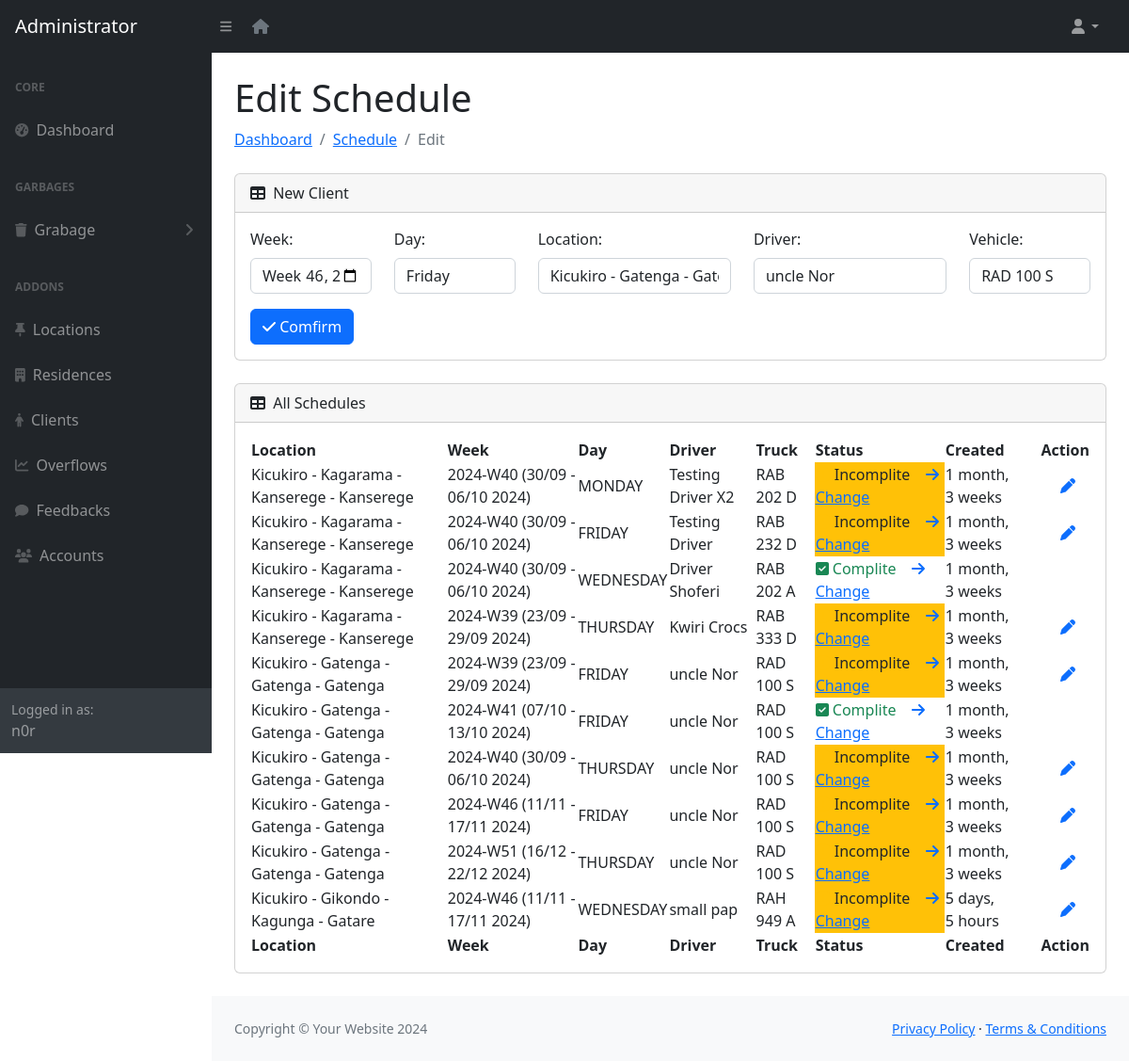
/schedule/edit/8 (signed in), run on the app's committed database.
### app/models.py (models this page shows, shortened)
class User(AbstractUser):
    class Role(models.TextChoices):
        MCOLLECTOR = "MCOLLECTOR", "Money Collector"
        ADMIN = "ADMIN", "Admin"
    role = models.CharField(max_length=50, choices=Role.choices)
    phone_number = models.CharField(validators=[phone_regex], max_length=13, unique=True, null=True)
    groups = models.ManyToManyField(
        'auth.Group',
        related_name='users',
        blank=True,
        help_text='The groups this user belongs to.'
    )
    user_permissions = models.ManyToManyField(
        'auth.Permission',
        related_name='users',
        blank=True,
        help_text='Specific permissions for this user.'
    )

class Schedule(models.Model):
    week = models.CharField(max_length=8)
    day = models.CharField(max_length=20, choices=[('MONDAY', 'Monday'),('TUESDAY', 'Tuesday'),('WEDNESDAY', 'Wednesday'),('THURSDAY', 'Thursday'),('FRIDAY', 'Friday'),('SATURDAY', 'Saturday'),('SUNDAY', 'Sunday'), ],)
    location = models.ForeignKey(Location, on_delete=models.PROTECT)
    driver = models.CharField(max_length=254)
    plate = models.CharField(validators=[plate_regex], max_length=9)
    status = models.BooleanField(default=0)
    created_at = models.DateTimeField(auto_now_add=True)
    def get_week_dates(self):
        year, week = self.week.split('-W')
        first_day_of_week = datetime.datetime.strptime(f'{year}-W{week}-1', "%Y-W%W-%w")
        start_date = first_day_of_week
        end_date = start_date + datetime.timedelta(days=6)
        return f"{start_date.strftime('%d/%m')} - {end_date.strftime('%d/%m')} {start_date.year}"

class Location(models.Model):
    district = models.ForeignKey(District, on_delete=models.SET_NULL, null=True, blank=True)
    sector = models.ForeignKey(Sector, on_delete=models.SET_NULL, null=True, blank=True)
    cell = models.ForeignKey(Cell, on_delete=models.SET_NULL, null=True, blank=True)
    village = models.ForeignKey(Village, on_delete=models.SET_NULL, null=True, blank=True)
    created_at = models.DateTimeField(auto_now_add=True)
    class Meta:
        constraints = [UniqueConstraint(fields=['district', 'sector', 'cell', 'village'], name='unique_location_combination')]
        ordering = ["created_at"]
    def __str__(self):
        return f"{self.district} - {self.sector} - {self.cell} - {self.village}"

class District(models.Model):
    name = models.CharField(max_length=40)
    def __str__(self):
        return self.name

class Sector(models.Model):
    district = models.ForeignKey(District, on_delete=models.CASCADE)
    name = models.CharField(max_length=40)
    def __str__(self):
        return self.name

class Cell(models.Model):
    district = models.ForeignKey(District, on_delete=models.CASCADE)
    sector = models.ForeignKey(Sector, on_delete=models.CASCADE)
    name = models.CharField(max_length=40)
    def __str__(self):
        return self.name

class Village(models.Model):
    district = models.ForeignKey(District, on_delete=models.CASCADE)
    sector = models.ForeignKey(Sector, on_delete=models.CASCADE)
    cell = models.ForeignKey(Cell, on_delete=models.CASCADE)
    name = models.CharField(max_length=40)
    def __str__(self):
        return self.name

### app/views.py (the view)
# urls.py: path('schedule/edit/<int:pk>', views.editSchedule, name="edit-schedule"),
@role_required(['ADMIN'])
def editSchedule(request, pk):
    schedules = Schedule.objects.all()
    schedule = Schedule.objects.get(id=pk)
    if schedule.status:
        return redirect('403')
    if request.method == 'POST':
        form = ScheduleForm(request.POST, instance=schedule)
        if form.is_valid():
            schedule = form.save()
            messages.success(request, f"{schedule} Collection Updated")
            return redirect('schedule')
            form = ScheduleForm()
        else:
            messages.error(request, f"{form.errors}")
    else:
        form = ScheduleForm(instance=schedule)
    context = {'form': form, 'schedules': schedules}
    return render(request, 'adminn/edit-schedule.html', context)

### app/forms.py (shortened to what this page needs)
class ScheduleForm(forms.ModelForm):
    class Meta:
        model = Schedule
        fields = '__all__'
        exclude = ['status']
        widgets = {
            'week': forms.DateInput(attrs={'class': 'form-control', 'type': 'week'}),
            'day': forms.Select(attrs={'class': 'form-control'}),
            'location': forms.Select(attrs={'class': 'form-control'}),
            'driver': forms.TextInput(attrs={'class': 'form-control'}),
            'plate': forms.TextInput(attrs={'class': 'form-control'}),
            'status': forms.CheckboxInput(attrs={'class': 'form-check-input'}),
        }

### app/views.py (called while the page is built)
def role_required(allowed_roles):
    def decorator(view_func):
        @wraps(view_func)
        def _wrapped_view(request, *args, **kwargs):
            if request.user.is_authenticated and request.user.role in allowed_roles:
                return view_func(request, *args, **kwargs)
            return redirect('403')
        return _wrapped_view
    return decorator

### app/templates/app/adminn/edit-schedule.html (shortened to what this page needs)
{% load static %}
{% include 'adminn/includes/header.html' %}
            <div id="layoutSidenav_content">
                <main>
                    <div class="container-fluid px-4">
                        <h1 class="mt-4">Edit Schedule</h1>
                        <ol class="breadcrumb mb-4">
                            <li class="breadcrumb-item"><a href="{% url 'admin-home' %}">Dashboard</a></li>
                            <li class="breadcrumb-item"><a href="{% url 'schedule' %}">Schedule</a></li>
                            <li class="breadcrumb-item active">Edit</li>
                        </ol>
                        <div class="card mb-4">
                            <div class="card-header">
                                <i class="fas fa-table me-1"></i>
                                New Client
                            </div>
                            <div class="card-body">
                                <form method="POST" class="row">
                                    <div class="col-md-2">
                                      <label for="week" class="form-label">Week:</label>
                                      {{ form.week }}
                                    </div>
                                    <div class="col-md-2">
                                        <label for="day" class="form-label">Day:</label>
                                        {{ form.day }}
                                    </div>
                                    <div class="col-md-3">
                                        <label for="location" class="form-label">Location:</label>
                                        {{ form.location }}
                                    </div>
                                    <div class="col-md-3">
                                        <label for="driver" class="form-label">Driver:</label>
                                        {{ form.driver }}
                                    </div>
                                    <div class="col-md-2">
                                        <label for="plate" class="form-label">Vehicle:</label>
                                        {{ form.plate }}
                                    </div>
                                    <div class="col-md-12 mt-3">
                                        <button type="submit" class="btn btn-primary"><i class="fas fa-check"></i> Comfirm</button>
                                      </div>
                                </form>
                            </div>
                        </div>
                        <div class="card mb-4">
                            <div class="card-header">
                                <i class="fas fa-table me-1"></i>
                                All Schedules
                            </div>
                            <div class="card-body">
                              <table id="datatablesSimple">
                                <thead>
                                    <tr>
                                        <th>Location</th>
                                        <th>Week</th>
                                        <th>Day</th>
                                        <th>Driver</th>
                                        <th>Truck</th>
                                        <th>Status</th>
                                        <th>Created</th>
                                        <th>Action</th>
                                    </tr>
                                </thead>
                                <tfoot>
                                    <tr>
                                        <th>Location</th>
                                        <th>Week</th>
                                        <th>Day</th>
                                        <th>Driver</th>
                                        <th>Truck</th>
                                        <th>Status</th>
                                        <th>Created</th>
                                        <th>Action</th>
                                    </tr>
                                </tfoot>
                                <tbody>
                                    {% for schedule in schedules %}
                                    <tr>
                                        <td>{{ schedule.location }}</td>
                                        <td>{{ schedule.week }} ({{ schedule.get_week_dates }})</td>
                                        <td>{{ schedule.day }}</td>
                                        <td>{{ schedule.driver }}</td>
                                        <td>{{ schedule.plate }}</td>
                                        {%  if schedule.status %}
                                            <td class="text-success"><i class="fa fa-check-square text-success"></i> Complite &nbsp; &nbsp;<a href="{% url 'change-schedule' schedule.id %}"><i class="fa fa-arrow-right"></i> Change </a></td>
                                        {% else %}
                                            <td class="bg-warning"><i class="fa fa-exclamation-circle text-warning"></i> Incomplite &nbsp; &nbsp;<a href="{% url 'change-schedule' schedule.id %}"><i class="fa fa-arrow-right"></i> Change </a></td>
                                        {% endif %}
                                        <td>{{ schedule.created_at | timesince  }}</td>
                                        <td>
                                            {%  if not schedule.status %}
                                                &nbsp; &nbsp; &nbsp;<a href="{% url 'edit-schedule' schedule.id %}"><i class="fa fa-pen"></i></a>
                                            {% endif %}
                                        </td>
                                    </tr>
                                    {% endfor %}
                                </tbody>
                              </table>
                              </div>
                          </div>
                    </div>
                </main>
{% include 'adminn/includes/footer.html' %}

### app/templates/app/adminn/includes/header.html (shortened to what this page needs)
{% load static %}
<!DOCTYPE html>
<html lang="en">
    <head>
        <link href="https://cdn.jsdelivr.net/npm/simple-datatables@7.1.2/dist/style.min.css" rel="stylesheet" />
        <link href="{% static 'adminn/css/styles.css' %}" rel="stylesheet" />
    </head>
    <body class="sb-nav-fixed">
        <nav class="sb-topnav navbar navbar-expand navbar-dark bg-dark">
            <a class="navbar-brand ps-3" href="{% url 'admin-home' %}">Administrator</a>
            <button class="btn btn-link btn-sm order-1 order-lg-0 me-4 me-lg-0" id="sidebarToggle" href="#!"><i class="fas fa-bars"></i></button>&nbsp;&nbsp;&nbsp;
            <a href="/" class="text-secondary"><i class="fas fa-house"></i></a>
            <ul class="navbar-nav ms-auto ms-md-0 me-3 me-lg-4">
                <li class="nav-item dropdown">
                    <a class="nav-link dropdown-toggle" id="navbarDropdown" href="#" role="button" data-bs-toggle="dropdown" aria-expanded="false"><i class="fas fa-user fa-fw"></i></a>
                </li>
            </ul>
        </nav>
        <div id="layoutSidenav">
            <div id="layoutSidenav_nav">
                <nav class="sb-sidenav accordion sb-sidenav-dark" id="sidenavAccordion">
                    <div class="sb-sidenav-menu">
                        <div class="nav">
                            <div class="sb-sidenav-menu-heading">Core</div>
                            <a class="nav-link" href="{% url 'admin-home' %}">
                                <div class="sb-nav-link-icon"><i class="fas fa-tachometer-alt"></i></div>
                                Dashboard
                            </a>
                            <div class="sb-sidenav-menu-heading">Garbages</div>
                            <a class="nav-link collapsed" href="#" data-bs-toggle="collapse" data-bs-target="#collapseLayouts" aria-expanded="false" aria-controls="collapseLayouts">
                                <div class="sb-nav-link-icon"><i class="fas fa-trash"></i></div>
                                Grabage
                                <div class="sb-sidenav-collapse-arrow"><i class="fas fa-angle-down"></i></div>
                            </a>
                            <div class="sb-sidenav-menu-heading">Addons</div>
                            <a class="nav-link" href="{% url 'locations' %}">
                                <div class="sb-nav-link-icon"><i class="fas fa-thumb-tack"></i></div>
                                Locations
                            </a>
                            <a class="nav-link" href="{% url 'residence' %}">
                                <div class="sb-nav-link-icon"><i class="fas fa-building"></i></div>
                                Residences
                            </a>
                            <a class="nav-link" href="{% url 'clients' %}">
                                <div class="sb-nav-link-icon"><i class="fas fa-male"></i></div>
                                Clients
                            </a>
                            <a class="nav-link" href="{% url 'overflow' %}">
                                <div class="sb-nav-link-icon"><i class="fas fa-line-chart"></i></div>
                                Overflows
                            </a>
                            <a class="nav-link" href="{% url 'feedbacks' %}">
                                <div class="sb-nav-link-icon"><i class="fas fa-comment"></i></div>
                                Feedbacks
                            </a>
                            <a class="nav-link" href="{% url 'accounts' %}">
                                <div class="sb-nav-link-icon"><i class="fas fa-users"></i></div>
                                Accounts
                            </a>
                        </div>
                    </div>
                    <div class="sb-sidenav-footer">
                        <div class="small">Logged in as:</div>
                        {{ request.user }}
                    </div>
                </nav>
            </div>

### data on the page
User: user "n0r"
Schedule: week "2024-W46", day "Friday", location "Kicukiro - Gatenga - Gatenga - Gatenga", driver "uncle Nor", plate "RAD 100 S", get_week_dates "11/11 - 17/11 2024", day "FRIDAY", status False (drawn), created_at "1 month, 3 weeks"
Schedule: location "Kicukiro - Kagarama - Kanserege - Kanserege", week "2024-W40", get_week_dates "30/09 - 06/10 2024", day "MONDAY", driver "Testing Driver X2", plate "RAB 202 D", status False (drawn), created_at "1 month, 3 weeks"
Schedule: location "Kicukiro - Kagarama - Kanserege - Kanserege", week "2024-W40", get_week_dates "30/09 - 06/10 2024", day "FRIDAY", driver "Testing Driver", plate "RAB 232 D", status False (drawn), created_at "1 month, 3 weeks"
Schedule: location "Kicukiro - Kagarama - Kanserege - Kanserege", week "2024-W40", get_week_dates "30/09 - 06/10 2024", day "WEDNESDAY", driver "Driver Shoferi", plate "RAB 202 A", status True (drawn), created_at "1 month, 3 weeks"
Schedule: location "Kicukiro - Kagarama - Kanserege - Kanserege", week "2024-W39", get_week_dates "23/09 - 29/09 2024", day "THURSDAY", driver "Kwiri Crocs", plate "RAB 333 D", status False (drawn), created_at "1 month, 3 weeks"
Schedule: location "Kicukiro - Gatenga - Gatenga - Gatenga", week "2024-W39", get_week_dates "23/09 - 29/09 2024", day "FRIDAY", driver "uncle Nor", plate "RAD 100 S", status False (drawn), created_at "1 month, 3 weeks"
Schedule: location "Kicukiro - Gatenga - Gatenga - Gatenga", week "2024-W41", get_week_dates "07/10 - 13/10 2024", day "FRIDAY", driver "uncle Nor", plate "RAD 100 S", status True (drawn), created_at "1 month, 3 weeks"
Schedule: location "Kicukiro - Gatenga - Gatenga - Gatenga", week "2024-W40", get_week_dates "30/09 - 06/10 2024", day "THURSDAY", driver "uncle Nor", plate "RAD 100 S", status False (drawn), created_at "1 month, 3 weeks"
Schedule: location "Kicukiro - Gatenga - Gatenga - Gatenga", week "2024-W51", get_week_dates "16/12 - 22/12 2024", day "THURSDAY", driver "uncle Nor", plate "RAD 100 S", status False (drawn), created_at "1 month, 3 weeks"
Schedule: location "Kicukiro - Gikondo - Kagunga - Gatare", week "2024-W46", get_week_dates "11/11 - 17/11 2024", day "WEDNESDAY", driver "small pap", plate "RAH 949 A", status False (drawn), created_at "5 days, 5 hours"
